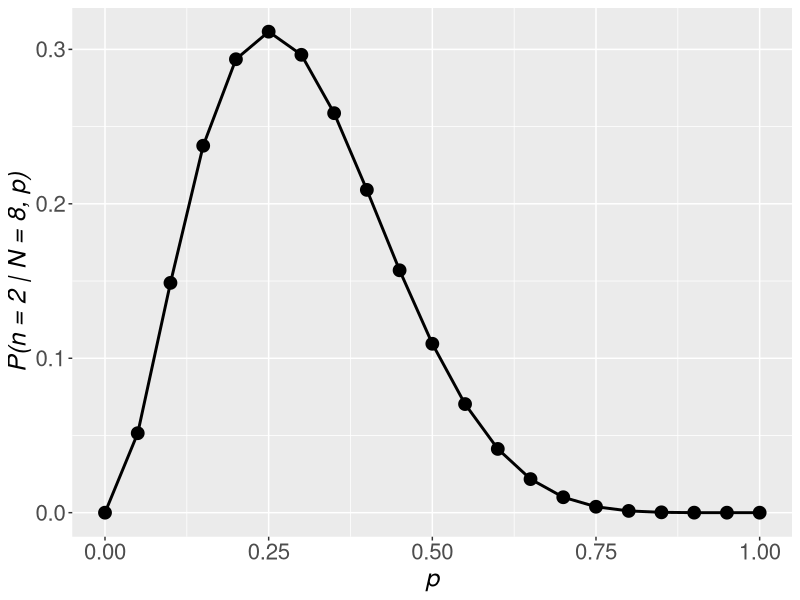
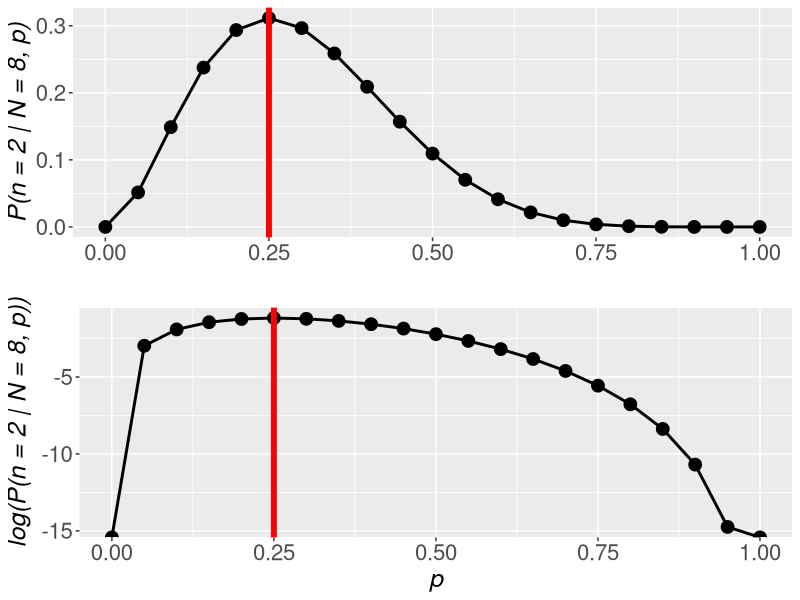

Write R code to recreate these figures, in order. (Note: this script raises an error after producing the figures.)
## ---- chunk 1
#| label: setup
#| include: false

library(ggplot2)

## ---- chunk 2
kahuli <- c(0, 0, 1, 0, 1, 0, 0, 0)
kahuli
## ---- chunk 3
dbinom(x = 2, size = 8, prob = 0.8)
dbinom(x = 2, size = 8, prob = 0.2)

## ---- chunk 4
#| fig-width: 5
#| fig-height: 3

# a vector to hold many possible values of p
pp <- seq(0, 1, by = 0.05)

# a vector of how likely the observed data are 
# given each different value in `pp`
l <- dbinom(x = 2, size = 8, p = pp)

# put it all together in a data.frame
all_pl <- data.frame(p = pp, l = l)

# visualize it (make sure ggplot2 is loaded)
gp_lik <- ggplot(all_pl, aes(p, l)) +
    geom_point(size = 4) +
    geom_line(linewidth = 1) +
    xlab("p") +
    ylab("P(n = 2 | N = 8, p)") +
    theme(axis.text = element_text(size = 16), 
          axis.title = element_text(size = 18, face = "italic"))

gp_lik
## ---- chunk 5
# `set.seed` is a trick that lets us run this code over 
# and over again while getting exactly the same result
# despite using the "random" sampling functions `runif`
# and `rbinom` (truthfull these functions are only 
# "pseudo-random")

set.seed(123)

# number of observations to simulate
nobs <- 50

elev <- runif(nobs, 0, 5000)

# coefficients in the expit equation
a0 <- -2
a1 <- 0.001

# plug in the coefficients to calculate p
p <- 1 / (1 + exp(-(a0 + a1 * elev)))

y <- rbinom(nobs, size = 1, prob = p)
dat <- data.frame(elev, y)

## ---- chunk 6
# choose some coefficients that are close-ish to the 
# true values we used to simulate data
try_a0 <- -1 
try_a1 <- 0.005

# calculate the likelihood
l <- dbinom(y, size = 1, 
            prob = 1 / (1 + exp(-(try_a0 + try_a1 * elev)))) |> 
    prod()

## ---- chunk 7
l
## ---- chunk 8
# using values of `try_a0` and `try_a1` from earlier

# calculate the log likelihood
ll <- dbinom(y, size = 1, 
            prob = 1 / (1 + exp(-(try_a0 + try_a1 * elev))), 
            log = TRUE) |> 
    sum()

ll
## ---- chunk 9
#| echo: false
#| fig-width: 5
#| fig-height: 6

gp_loglik <- ggplot(all_pl, aes(p, log(l))) +
    geom_point(size = 4) +
    geom_line(linewidth = 1) +
    xlab("p") +
    ylab("log(P(n = 2 | N = 8, p))") +
    theme(axis.text = element_text(size = 16), 
          axis.title = element_text(size = 18, face = "italic")) +
    geom_vline(xintercept = 0.25, color = "red", linewidth = 2)

gp_lik <- gp_lik +
    geom_vline(xintercept = 0.25, color = "red", linewidth = 2) +
    xlab("")

cowplot::plot_grid(gp_lik, gp_loglik, nrow = 2)
## ---- chunk 10
#| echo: false
#| fig-width: 7
#| fig-height: 5


try_a <- expand.grid(a0 = seq(-8, 1, length.out = 40), 
                     a1 = seq(0.0001, 0.007, length.out = 40))


ll <- sapply(1:nrow(try_a), function(i) {
    dbinom(y, size = 1, 
            prob = 1 / (1 + exp(-(try_a$a0[i] + try_a$a1[i] * elev))), 
            log = TRUE) |> 
    sum()
})

ll <- data.frame(try_a, loglik = ll)



ggplot(ll, aes(a0, a1, z = loglik)) +
    geom_tile(aes(fill = loglik)) +
    scale_fill_viridis_c() +
    geom_contour(color = "black") +
    xlab(expression(hat(a[0]))) +
    ylab(expression(hat(a[1]))) +
    scale_x_continuous(expand = FALSE) +
    scale_y_continuous(expand = FALSE) +
    geom_point(data = ll[which.max(ll$loglik), ], 
               mapping = aes(a0, a1), 
               shape = 4, size = 2, stroke = 2) +
    theme(axis.text = element_text(size = 16), 
          axis.title = element_text(size = 18))
## ---- chunk 11
# define log likelihood function
llfun <- function(a, response_var, explan_var) {
    dbinom(x = response_var, size = 1, 
           prob = 1 / (1 + exp(-(a[1] + a[2] * explan_var))), 
           log = TRUE) |> 
        sum()
}


# find the maximum 
llmax <- optim(
    # initial values
    par = c(-3, 0.005), 
    # log likelihood fun
    fn = llfun,
    # data
    response_var = dat$y, explan_var = dat$elev, 
    # `fnscale` = -1 means maximize
    control = list(fnscale = -1)
)

## ---- chunk 12
llmax
## ---- chunk 13
llmax$par
## ---- chunk 14
#| echo: false
#| warning: false
#| message: false
#| fig-width: 5
#| fig-height: 4

quad <- data.frame(x = seq(-1, 1, length.out = 40))
quad$y <- 1 - quad$x^2

ddx <- function(x, x1 = 0) {
    m <- -2 * x1
    y1 <- 1 - x1^2
    
    m * (x - x1) + y1
}

ggplot(quad, aes(x, y)) +
    geom_line(linewidth = 2) +
    geom_function(fun = ddx, args = list(x1 = 0),
                  linewidth = 1,
                  color = viridis::viridis(3, begin = 0.5)[3]) +
    geom_function(fun = ddx, args = list(x1 = -0.35), 
                  linewidth = 1,
                  color = viridis::viridis(3, begin = 0.5)[2]) + 
    geom_function(fun = ddx, args = list(x1 = -0.75), 
                  linewidth = 1,
                  color = viridis::viridis(3, begin = 0.5)[1]) +
    ylim(0, 1.1)
